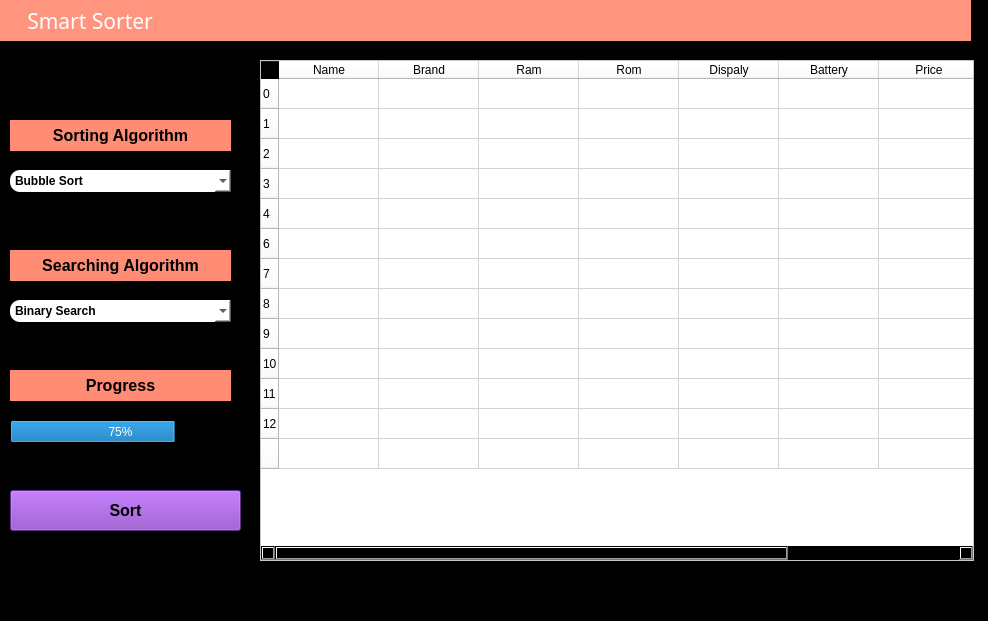
<?xml version="1.0" encoding="UTF-8"?>
<ui version="4.0">
 <class>MainWindow</class>
 <widget class="QMainWindow" name="MainWindow">
  <property name="geometry">
   <rect>
    <x>0</x>
    <y>0</y>
    <width>988</width>
    <height>621</height>
   </rect>
  </property>
  <property name="windowTitle">
   <string>MainWindow</string>
  </property>
  <property name="styleSheet">
   <string notr="true">alternate-background-color: rgb(0, 0, 0);
background-color: rgb(0, 0, 0);</string>
  </property>
  <widget class="QWidget" name="centralwidget">
   <widget class="QLabel" name="Smart">
    <property name="geometry">
     <rect>
      <x>0</x>
      <y>0</y>
      <width>971</width>
      <height>41</height>
     </rect>
    </property>
    <property name="font">
     <font>
      <family>Stencil</family>
      <pointsize>16</pointsize>
     </font>
    </property>
    <property name="styleSheet">
     <string notr="true">color: rgb(255, 255, 255);
background-color: rgb(255, 148, 127);</string>
    </property>
    <property name="text">
     <string>     Smart Sorter</string>
    </property>
   </widget>
   <widget class="QComboBox" name="comboBox">
    <property name="geometry">
     <rect>
      <x>10</x>
      <y>170</y>
      <width>221</width>
      <height>22</height>
     </rect>
    </property>
    <property name="font">
     <font>
      <weight>75</weight>
      <bold>true</bold>
     </font>
    </property>
    <property name="styleSheet">
     <string notr="true">background-color: rgb(255, 159, 127);
background-color: rgb(255, 255, 255);
border-radius:10px;</string>
    </property>
    <item>
     <property name="text">
      <string>Bubble Sort</string>
     </property>
    </item>
    <item>
     <property name="text">
      <string>Selection Sort</string>
     </property>
    </item>
    <item>
     <property name="text">
      <string>Insertion Sort</string>
     </property>
    </item>
    <item>
     <property name="text">
      <string>Merge Sort</string>
     </property>
    </item>
    <item>
     <property name="text">
      <string>Quick Sort</string>
     </property>
    </item>
    <item>
     <property name="text">
      <string>Counting Sort</string>
     </property>
    </item>
    <item>
     <property name="text">
      <string>Radix Sort</string>
     </property>
    </item>
    <item>
     <property name="text">
      <string>Bucket Sort</string>
     </property>
    </item>
   </widget>
   <widget class="QTableWidget" name="dataGridView">
    <property name="geometry">
     <rect>
      <x>260</x>
      <y>60</y>
      <width>714</width>
      <height>501</height>
     </rect>
    </property>
    <property name="sizePolicy">
     <sizepolicy hsizetype="Ignored" vsizetype="Ignored">
      <horstretch>0</horstretch>
      <verstretch>0</verstretch>
     </sizepolicy>
    </property>
    <property name="maximumSize">
     <size>
      <width>714</width>
      <height>16777215</height>
     </size>
    </property>
    <property name="styleSheet">
     <string notr="true">background-color: rgb(255, 255, 255);</string>
    </property>
    <row>
     <property name="text">
      <string>0</string>
     </property>
    </row>
    <row>
     <property name="text">
      <string>1</string>
     </property>
    </row>
    <row>
     <property name="text">
      <string>2</string>
     </property>
    </row>
    <row>
     <property name="text">
      <string>3</string>
     </property>
    </row>
    <row>
     <property name="text">
      <string>4</string>
     </property>
    </row>
    <row>
     <property name="text">
      <string>6</string>
     </property>
    </row>
    <row>
     <property name="text">
      <string>7</string>
     </property>
    </row>
    <row>
     <property name="text">
      <string>8</string>
     </property>
    </row>
    <row>
     <property name="text">
      <string>9</string>
     </property>
    </row>
    <row>
     <property name="text">
      <string>10</string>
     </property>
    </row>
    <row>
     <property name="text">
      <string>11</string>
     </property>
    </row>
    <row>
     <property name="text">
      <string>12</string>
     </property>
    </row>
    <row>
     <property name="text">
      <string/>
     </property>
    </row>
    <column>
     <property name="text">
      <string>Name</string>
     </property>
    </column>
    <column>
     <property name="text">
      <string>Brand</string>
     </property>
    </column>
    <column>
     <property name="text">
      <string>Ram</string>
     </property>
    </column>
    <column>
     <property name="text">
      <string>Rom</string>
     </property>
    </column>
    <column>
     <property name="text">
      <string>Dispaly</string>
     </property>
    </column>
    <column>
     <property name="text">
      <string>Battery</string>
     </property>
    </column>
    <column>
     <property name="text">
      <string>Price</string>
     </property>
    </column>
    <column>
     <property name="text">
      <string>Website</string>
     </property>
    </column>
   </widget>
   <widget class="QProgressBar" name="progressBar">
    <property name="geometry">
     <rect>
      <x>10</x>
      <y>420</y>
      <width>221</width>
      <height>23</height>
     </rect>
    </property>
    <property name="styleSheet">
     <string notr="true">color: rgb(255, 255, 255);</string>
    </property>
    <property name="value">
     <number>75</number>
    </property>
   </widget>
   <widget class="QLabel" name="label">
    <property name="geometry">
     <rect>
      <x>10</x>
      <y>370</y>
      <width>221</width>
      <height>31</height>
     </rect>
    </property>
    <property name="font">
     <font>
      <pointsize>12</pointsize>
      <weight>75</weight>
      <bold>true</bold>
     </font>
    </property>
    <property name="styleSheet">
     <string notr="true">background-color: rgb(255, 141, 118);</string>
    </property>
    <property name="text">
     <string>Progress</string>
    </property>
    <property name="alignment">
     <set>Qt::AlignCenter</set>
    </property>
   </widget>
   <widget class="QLabel" name="label_2">
    <property name="geometry">
     <rect>
      <x>10</x>
      <y>250</y>
      <width>221</width>
      <height>31</height>
     </rect>
    </property>
    <property name="font">
     <font>
      <pointsize>12</pointsize>
      <weight>75</weight>
      <bold>true</bold>
     </font>
    </property>
    <property name="styleSheet">
     <string notr="true">background-color: rgb(255, 141, 118);</string>
    </property>
    <property name="text">
     <string>Searching Algorithm</string>
    </property>
    <property name="alignment">
     <set>Qt::AlignCenter</set>
    </property>
   </widget>
   <widget class="QComboBox" name="comboBox_2">
    <property name="geometry">
     <rect>
      <x>10</x>
      <y>300</y>
      <width>221</width>
      <height>22</height>
     </rect>
    </property>
    <property name="font">
     <font>
      <weight>75</weight>
      <bold>true</bold>
     </font>
    </property>
    <property name="styleSheet">
     <string notr="true">background-color: rgb(255, 159, 127);
background-color: rgb(255, 255, 255);
border-radius:10px;</string>
    </property>
    <item>
     <property name="text">
      <string>Binary Search</string>
     </property>
    </item>
   </widget>
   <widget class="QLabel" name="label_3">
    <property name="geometry">
     <rect>
      <x>10</x>
      <y>120</y>
      <width>221</width>
      <height>31</height>
     </rect>
    </property>
    <property name="font">
     <font>
      <pointsize>12</pointsize>
      <weight>75</weight>
      <bold>true</bold>
     </font>
    </property>
    <property name="styleSheet">
     <string notr="true">background-color: rgb(255, 141, 118);</string>
    </property>
    <property name="text">
     <string>Sorting Algorithm</string>
    </property>
    <property name="alignment">
     <set>Qt::AlignCenter</set>
    </property>
   </widget>
   <widget class="QPushButton" name="pushButton">
    <property name="geometry">
     <rect>
      <x>10</x>
      <y>490</y>
      <width>231</width>
      <height>41</height>
     </rect>
    </property>
    <property name="font">
     <font>
      <pointsize>12</pointsize>
      <weight>75</weight>
      <bold>true</bold>
     </font>
    </property>
    <property name="styleSheet">
     <string notr="true">background-color: #883fc0</string>
    </property>
    <property name="text">
     <string>Sort</string>
    </property>
   </widget>
  </widget>
  <widget class="QMenuBar" name="menubar">
   <property name="geometry">
    <rect>
     <x>0</x>
     <y>0</y>
     <width>988</width>
     <height>26</height>
    </rect>
   </property>
  </widget>
  <widget class="QStatusBar" name="statusbar"/>
 </widget>
 <resources/>
 <connections/>
</ui>
